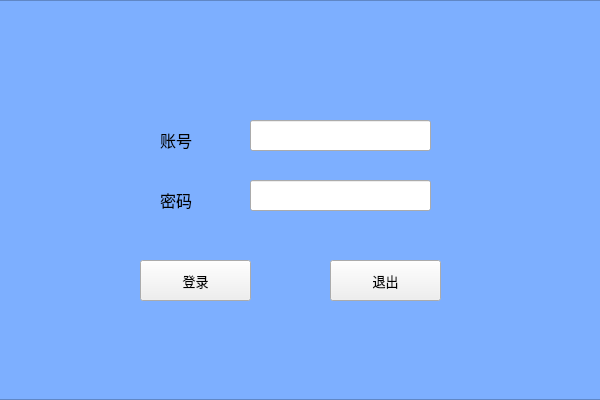
<?xml version="1.0" encoding="UTF-8"?>
<ui version="4.0">
 <class>login</class>
 <widget class="QWidget" name="login">
  <property name="geometry">
   <rect>
    <x>0</x>
    <y>0</y>
    <width>600</width>
    <height>400</height>
   </rect>
  </property>
  <property name="windowTitle">
   <string>管理员登录</string>
  </property>
  <property name="styleSheet">
   <string notr="true">QFrame{
background-color:rgb(125, 175, 255)
}</string>
  </property>
  <widget class="QFrame" name="frame">
   <property name="geometry">
    <rect>
     <x>-20</x>
     <y>0</y>
     <width>621</width>
     <height>400</height>
    </rect>
   </property>
   <property name="styleSheet">
    <string notr="true">background-image: url(:/pic/f(1).jpg);</string>
   </property>
   <property name="frameShape">
    <enum>QFrame::StyledPanel</enum>
   </property>
   <property name="frameShadow">
    <enum>QFrame::Raised</enum>
   </property>
   <widget class="QLabel" name="label">
    <property name="geometry">
     <rect>
      <x>180</x>
      <y>130</y>
      <width>69</width>
      <height>19</height>
     </rect>
    </property>
    <property name="font">
     <font>
      <pointsize>12</pointsize>
     </font>
    </property>
    <property name="text">
     <string>账号</string>
    </property>
   </widget>
   <widget class="QLineEdit" name="user">
    <property name="geometry">
     <rect>
      <x>270</x>
      <y>120</y>
      <width>181</width>
      <height>31</height>
     </rect>
    </property>
   </widget>
   <widget class="QLineEdit" name="password">
    <property name="geometry">
     <rect>
      <x>270</x>
      <y>180</y>
      <width>181</width>
      <height>31</height>
     </rect>
    </property>
   </widget>
   <widget class="QLabel" name="label_2">
    <property name="geometry">
     <rect>
      <x>180</x>
      <y>190</y>
      <width>69</width>
      <height>19</height>
     </rect>
    </property>
    <property name="font">
     <font>
      <pointsize>12</pointsize>
     </font>
    </property>
    <property name="text">
     <string>密码</string>
    </property>
   </widget>
   <widget class="QPushButton" name="pushButton">
    <property name="geometry">
     <rect>
      <x>160</x>
      <y>260</y>
      <width>111</width>
      <height>41</height>
     </rect>
    </property>
    <property name="font">
     <font>
      <pointsize>10</pointsize>
     </font>
    </property>
    <property name="text">
     <string>登录</string>
    </property>
   </widget>
   <widget class="QPushButton" name="pushButton_2">
    <property name="geometry">
     <rect>
      <x>350</x>
      <y>260</y>
      <width>111</width>
      <height>41</height>
     </rect>
    </property>
    <property name="font">
     <font>
      <pointsize>10</pointsize>
     </font>
    </property>
    <property name="text">
     <string>退出</string>
    </property>
   </widget>
  </widget>
 </widget>
 <resources/>
 <connections/>
</ui>
